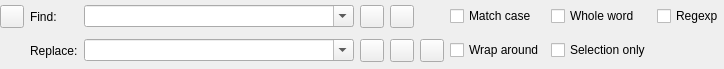
<?xml version="1.0" encoding="UTF-8"?>
<ui version="4.0">
 <class>ReplaceWidget</class>
 <widget class="QWidget" name="ReplaceWidget">
  <property name="geometry">
   <rect>
    <x>0</x>
    <y>0</y>
    <width>724</width>
    <height>69</height>
   </rect>
  </property>
  <property name="windowTitle">
   <string>Find and Replace</string>
  </property>
  <layout class="QGridLayout" name="gridLayout">
   <property name="margin">
    <number>0</number>
   </property>
   <item row="0" column="0">
    <widget class="QToolButton" name="closeButton">
     <property name="toolTip">
      <string>Press to close the window</string>
     </property>
     <property name="text">
      <string/>
     </property>
    </widget>
   </item>
   <item row="0" column="1">
    <widget class="QLabel" name="label">
     <property name="text">
      <string>Find:</string>
     </property>
    </widget>
   </item>
   <item row="0" column="2">
    <widget class="QComboBox" name="findtextCombo">
     <property name="sizePolicy">
      <sizepolicy hsizetype="Expanding" vsizetype="Fixed">
       <horstretch>0</horstretch>
       <verstretch>0</verstretch>
      </sizepolicy>
     </property>
     <property name="editable">
      <bool>true</bool>
     </property>
     <property name="insertPolicy">
      <enum>QComboBox::InsertAtTop</enum>
     </property>
     <property name="autoCompletion">
      <bool>false</bool>
     </property>
     <property name="duplicatesEnabled">
      <bool>false</bool>
     </property>
    </widget>
   </item>
   <item row="0" column="3">
    <widget class="QToolButton" name="findPrevButton">
     <property name="toolTip">
      <string>Press to find the previous occurrence</string>
     </property>
    </widget>
   </item>
   <item row="0" column="4">
    <widget class="QToolButton" name="findNextButton">
     <property name="toolTip">
      <string>Press to find the next occurrence</string>
     </property>
    </widget>
   </item>
   <item row="0" column="6">
    <widget class="QCheckBox" name="caseCheckBox">
     <property name="text">
      <string>Match case</string>
     </property>
    </widget>
   </item>
   <item row="0" column="7">
    <widget class="QCheckBox" name="wordCheckBox">
     <property name="text">
      <string>Whole word</string>
     </property>
    </widget>
   </item>
   <item row="0" column="8">
    <widget class="QCheckBox" name="regexpCheckBox">
     <property name="text">
      <string>Regexp</string>
     </property>
    </widget>
   </item>
   <item row="1" column="1">
    <widget class="QLabel" name="label_2">
     <property name="text">
      <string>Replace:</string>
     </property>
    </widget>
   </item>
   <item row="1" column="2">
    <widget class="QComboBox" name="replacetextCombo">
     <property name="sizePolicy">
      <sizepolicy hsizetype="Expanding" vsizetype="Fixed">
       <horstretch>0</horstretch>
       <verstretch>0</verstretch>
      </sizepolicy>
     </property>
     <property name="editable">
      <bool>true</bool>
     </property>
     <property name="insertPolicy">
      <enum>QComboBox::InsertAtTop</enum>
     </property>
     <property name="autoCompletion">
      <bool>false</bool>
     </property>
     <property name="duplicatesEnabled">
      <bool>false</bool>
     </property>
    </widget>
   </item>
   <item row="1" column="3">
    <widget class="QToolButton" name="replaceButton">
     <property name="toolTip">
      <string>Press to replace the selection</string>
     </property>
    </widget>
   </item>
   <item row="1" column="4">
    <widget class="QToolButton" name="replaceSearchButton">
     <property name="toolTip">
      <string>Press to replace the selection and search for the next occurence</string>
     </property>
    </widget>
   </item>
   <item row="1" column="5">
    <widget class="QToolButton" name="replaceAllButton">
     <property name="toolTip">
      <string>Press to replace all occurrences</string>
     </property>
    </widget>
   </item>
   <item row="1" column="6">
    <widget class="QCheckBox" name="wrapCheckBox">
     <property name="text">
      <string>Wrap around</string>
     </property>
    </widget>
   </item>
   <item row="1" column="7">
    <widget class="QCheckBox" name="selectionCheckBox">
     <property name="text">
      <string>Selection only</string>
     </property>
    </widget>
   </item>
  </layout>
 </widget>
 <tabstops>
  <tabstop>findtextCombo</tabstop>
  <tabstop>replacetextCombo</tabstop>
  <tabstop>caseCheckBox</tabstop>
  <tabstop>wordCheckBox</tabstop>
  <tabstop>regexpCheckBox</tabstop>
  <tabstop>wrapCheckBox</tabstop>
  <tabstop>selectionCheckBox</tabstop>
  <tabstop>findNextButton</tabstop>
  <tabstop>findPrevButton</tabstop>
  <tabstop>replaceButton</tabstop>
  <tabstop>replaceSearchButton</tabstop>
  <tabstop>replaceAllButton</tabstop>
  <tabstop>closeButton</tabstop>
 </tabstops>
 <resources/>
 <connections/>
</ui>
